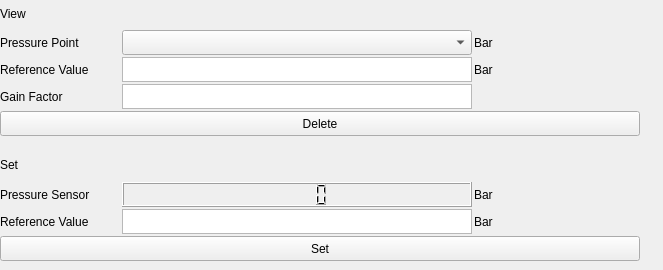
              <widget class="QWidget" name="pressCalPage">
               <widget class="QWidget" name="verticalLayoutWidget_9">
                <property name="geometry">
                 <rect>
                  <x>0</x>
                  <y>150</y>
                  <width>654</width>
                  <height>111</height>
                 </rect>
                </property>
                <layout class="QVBoxLayout" name="testFormVL_4">
                 <property name="spacing">
                  <number>2</number>
                 </property>
                 <item>
                  <widget class="QLabel" name="label_15">
                   <property name="text">
                    <string>Set</string>
                   </property>
                  </widget>
                 </item>
                 <item>
                  <layout class="QHBoxLayout" name="horizontalLayout_15">
                   <item>
                    <widget class="QLabel" name="label_20">
                     <property name="sizePolicy">
                      <sizepolicy hsizetype="Fixed" vsizetype="Fixed">
                       <horstretch>0</horstretch>
                       <verstretch>0</verstretch>
                      </sizepolicy>
                     </property>
                     <property name="minimumSize">
                      <size>
                       <width>120</width>
                       <height>25</height>
                      </size>
                     </property>
                     <property name="maximumSize">
                      <size>
                       <width>120</width>
                       <height>25</height>
                      </size>
                     </property>
                     <property name="text">
                      <string>Pressure Sensor</string>
                     </property>
                    </widget>
                   </item>
                   <item>
                    <widget class="QLCDNumber" name="lcd_cal_press_sensor">
                     <property name="sizePolicy">
                      <sizepolicy hsizetype="Fixed" vsizetype="Fixed">
                       <horstretch>0</horstretch>
                       <verstretch>0</verstretch>
                      </sizepolicy>
                     </property>
                     <property name="minimumSize">
                      <size>
                       <width>350</width>
                       <height>25</height>
                      </size>
                     </property>
                     <property name="maximumSize">
                      <size>
                       <width>350</width>
                       <height>25</height>
                      </size>
                     </property>
                    </widget>
                   </item>
                   <item>
                    <widget class="QLabel" name="label_21">
                     <property name="sizePolicy">
                      <sizepolicy hsizetype="Fixed" vsizetype="Fixed">
                       <horstretch>0</horstretch>
                       <verstretch>0</verstretch>
                      </sizepolicy>
                     </property>
                     <property name="minimumSize">
                      <size>
                       <width>120</width>
                       <height>25</height>
                      </size>
                     </property>
                     <property name="maximumSize">
                      <size>
                       <width>120</width>
                       <height>25</height>
                      </size>
                     </property>
                     <property name="text">
                      <string>Bar</string>
                     </property>
                    </widget>
                   </item>
                   <item>
                    <spacer name="horizontalSpacer_9">
                     <property name="orientation">
                      <enum>Qt::Horizontal</enum>
                     </property>
                     <property name="sizeHint" stdset="0">
                      <size>
                       <width>40</width>
                       <height>20</height>
                      </size>
                     </property>
                    </spacer>
                   </item>
                  </layout>
                 </item>
                 <item>
                  <layout class="QHBoxLayout" name="horizontalLayout_16">
                   <item>
                    <widget class="QLabel" name="label_22">
                     <property name="sizePolicy">
                      <sizepolicy hsizetype="Fixed" vsizetype="Fixed">
                       <horstretch>0</horstretch>
                       <verstretch>0</verstretch>
                      </sizepolicy>
                     </property>
                     <property name="minimumSize">
                      <size>
                       <width>120</width>
                       <height>25</height>
                      </size>
                     </property>
                     <property name="maximumSize">
                      <size>
                       <width>120</width>
                       <height>25</height>
                      </size>
                     </property>
                     <property name="text">
                      <string>Reference Value</string>
                     </property>
                    </widget>
                   </item>
                   <item>
                    <widget class="QTextEdit" name="input_cal_press_ref">
                     <property name="sizePolicy">
                      <sizepolicy hsizetype="Fixed" vsizetype="Fixed">
                       <horstretch>0</horstretch>
                       <verstretch>0</verstretch>
                      </sizepolicy>
                     </property>
                     <property name="minimumSize">
                      <size>
                       <width>350</width>
                       <height>25</height>
                      </size>
                     </property>
                     <property name="maximumSize">
                      <size>
                       <width>350</width>
                       <height>25</height>
                      </size>
                     </property>
                    </widget>
                   </item>
                   <item>
                    <widget class="QLabel" name="label_23">
                     <property name="sizePolicy">
                      <sizepolicy hsizetype="Fixed" vsizetype="Fixed">
                       <horstretch>0</horstretch>
                       <verstretch>0</verstretch>
                      </sizepolicy>
                     </property>
                     <property name="minimumSize">
                      <size>
                       <width>120</width>
                       <height>25</height>
                      </size>
                     </property>
                     <property name="maximumSize">
                      <size>
                       <width>120</width>
                       <height>25</height>
                      </size>
                     </property>
                     <property name="text">
                      <string>Bar</string>
                     </property>
                    </widget>
                   </item>
                   <item>
                    <spacer name="horizontalSpacer_15">
                     <property name="orientation">
                      <enum>Qt::Horizontal</enum>
                     </property>
                     <property name="sizeHint" stdset="0">
                      <size>
                       <width>40</width>
                       <height>20</height>
                      </size>
                     </property>
                    </spacer>
                   </item>
                  </layout>
                 </item>
                 <item>
                  <widget class="QPushButton" name="btn_cal_press_save">
                   <property name="sizePolicy">
                    <sizepolicy hsizetype="Fixed" vsizetype="Fixed">
                     <horstretch>0</horstretch>
                     <verstretch>0</verstretch>
                    </sizepolicy>
                   </property>
                   <property name="minimumSize">
                    <size>
                     <width>640</width>
                     <height>25</height>
                    </size>
                   </property>
                   <property name="maximumSize">
                    <size>
                     <width>25</width>
                     <height>16777215</height>
                    </size>
                   </property>
                   <property name="text">
                    <string>Set</string>
                   </property>
                  </widget>
                 </item>
                </layout>
               </widget>
               <widget class="QWidget" name="verticalLayoutWidget_10">
                <property name="geometry">
                 <rect>
                  <x>0</x>
                  <y>0</y>
                  <width>649</width>
                  <height>136</height>
                 </rect>
                </property>
                <layout class="QVBoxLayout" name="testFormVL_5">
                 <property name="spacing">
                  <number>2</number>
                 </property>
                 <item>
                  <widget class="QLabel" name="label_24">
                   <property name="text">
                    <string>View</string>
                   </property>
                  </widget>
                 </item>
                 <item>
                  <layout class="QHBoxLayout" name="horizontalLayout_12">
                   <item>
                    <widget class="QLabel" name="label_12">
                     <property name="sizePolicy">
                      <sizepolicy hsizetype="Fixed" vsizetype="Fixed">
                       <horstretch>0</horstretch>
                       <verstretch>0</verstretch>
                      </sizepolicy>
                     </property>
                     <property name="minimumSize">
                      <size>
                       <width>120</width>
                       <height>25</height>
                      </size>
                     </property>
                     <property name="maximumSize">
                      <size>
                       <width>120</width>
                       <height>25</height>
                      </size>
                     </property>
                     <property name="text">
                      <string>Pressure Point</string>
                     </property>
                    </widget>
                   </item>
                   <item>
                    <widget class="QComboBox" name="cmb_cal_press_history">
                     <property name="sizePolicy">
                      <sizepolicy hsizetype="Fixed" vsizetype="Fixed">
                       <horstretch>0</horstretch>
                       <verstretch>0</verstretch>
                      </sizepolicy>
                     </property>
                     <property name="minimumSize">
                      <size>
                       <width>350</width>
                       <height>25</height>
                      </size>
                     </property>
                     <property name="maximumSize">
                      <size>
                       <width>500</width>
                       <height>30</height>
                      </size>
                     </property>
                     <property name="font">
                      <font>
                       <pointsize>9</pointsize>
                      </font>
                     </property>
                     <property name="maxVisibleItems">
                      <number>5</number>
                     </property>
                     <property name="maxCount">
                      <number>10</number>
                     </property>
                    </widget>
                   </item>
                   <item>
                    <widget class="QLabel" name="label_25">
                     <property name="sizePolicy">
                      <sizepolicy hsizetype="Fixed" vsizetype="Fixed">
                       <horstretch>0</horstretch>
                       <verstretch>0</verstretch>
                      </sizepolicy>
                     </property>
                     <property name="minimumSize">
                      <size>
                       <width>120</width>
                       <height>25</height>
                      </size>
                     </property>
                     <property name="maximumSize">
                      <size>
                       <width>120</width>
                       <height>25</height>
                      </size>
                     </property>
                     <property name="text">
                      <string>Bar</string>
                     </property>
                    </widget>
                   </item>
                   <item>
                    <spacer name="horizontalSpacer_11">
                     <property name="orientation">
                      <enum>Qt::Horizontal</enum>
                     </property>
                     <property name="sizeHint" stdset="0">
                      <size>
                       <width>40</width>
                       <height>20</height>
                      </size>
                     </property>
                    </spacer>
                   </item>
                  </layout>
                 </item>
                 <item>
                  <layout class="QHBoxLayout" name="horizontalLayout_17">
                   <item>
                    <widget class="QLabel" name="label_26">
                     <property name="sizePolicy">
                      <sizepolicy hsizetype="Fixed" vsizetype="Fixed">
                       <horstretch>0</horstretch>
                       <verstretch>0</verstretch>
                      </sizepolicy>
                     </property>
                     <property name="minimumSize">
                      <size>
                       <width>120</width>
                       <height>25</height>
                      </size>
                     </property>
                     <property name="maximumSize">
                      <size>
                       <width>120</width>
                       <height>25</height>
                      </size>
                     </property>
                     <property name="text">
                      <string>Reference Value</string>
                     </property>
                    </widget>
                   </item>
                   <item>
                    <widget class="QTextEdit" name="testInitDutCount_3">
                     <property name="sizePolicy">
                      <sizepolicy hsizetype="Fixed" vsizetype="Fixed">
                       <horstretch>0</horstretch>
                       <verstretch>0</verstretch>
                      </sizepolicy>
                     </property>
                     <property name="minimumSize">
                      <size>
                       <width>350</width>
                       <height>25</height>
                      </size>
                     </property>
                     <property name="maximumSize">
                      <size>
                       <width>350</width>
                       <height>25</height>
                      </size>
                     </property>
                    </widget>
                   </item>
                   <item>
                    <widget class="QLabel" name="label_27">
                     <property name="sizePolicy">
                      <sizepolicy hsizetype="Fixed" vsizetype="Fixed">
                       <horstretch>0</horstretch>
                       <verstretch>0</verstretch>
                      </sizepolicy>
                     </property>
                     <property name="minimumSize">
                      <size>
                       <width>120</width>
                       <height>25</height>
                      </size>
                     </property>
                     <property name="maximumSize">
                      <size>
                       <width>120</width>
                       <height>25</height>
                      </size>
                     </property>
                     <property name="text">
                      <string>Bar</string>
                     </property>
                    </widget>
                   </item>
                   <item>
                    <spacer name="horizontalSpacer_12">
                     <property name="orientation">
                      <enum>Qt::Horizontal</enum>
                     </property>
                     <property name="sizeHint" stdset="0">
                      <size>
                       <width>40</width>
                       <height>20</height>
                      </size>
                     </property>
                    </spacer>
                   </item>
                  </layout>
                 </item>
                 <item>
                  <layout class="QHBoxLayout" name="horizontalLayout_18">
                   <item>
                    <widget class="QLabel" name="label_28">
                     <property name="sizePolicy">
                      <sizepolicy hsizetype="Fixed" vsizetype="Fixed">
                       <horstretch>0</horstretch>
                       <verstretch>0</verstretch>
                      </sizepolicy>
                     </property>
                     <property name="minimumSize">
                      <size>
                       <width>120</width>
                       <height>25</height>
                      </size>
                     </property>
                     <property name="maximumSize">
                      <size>
                       <width>120</width>
                       <height>25</height>
                      </size>
                     </property>
                     <property name="text">
                      <string>Gain Factor</string>
                     </property>
                    </widget>
                   </item>
                   <item>
                    <widget class="QTextEdit" name="display_cal_press_gain">
                     <property name="sizePolicy">
                      <sizepolicy hsizetype="Fixed" vsizetype="Fixed">
                       <horstretch>0</horstretch>
                       <verstretch>0</verstretch>
                      </sizepolicy>
                     </property>
                     <property name="minimumSize">
                      <size>
                       <width>350</width>
                       <height>25</height>
                      </size>
                     </property>
                     <property name="maximumSize">
                      <size>
                       <width>350</width>
                       <height>25</height>
                      </size>
                     </property>
                    </widget>
                   </item>
                   <item>
                    <spacer name="horizontalSpacer_14">
                     <property name="orientation">
                      <enum>Qt::Horizontal</enum>
                     </property>
                     <property name="sizeHint" stdset="0">
                      <size>
                       <width>40</width>
                       <height>20</height>
                      </size>
                     </property>
                    </spacer>
                   </item>
                  </layout>
                 </item>
                 <item>
                  <widget class="QPushButton" name="btn_cal_press_delete">
                   <property name="sizePolicy">
                    <sizepolicy hsizetype="Fixed" vsizetype="Fixed">
                     <horstretch>0</horstretch>
                     <verstretch>0</verstretch>
                    </sizepolicy>
                   </property>
                   <property name="minimumSize">
                    <size>
                     <width>640</width>
                     <height>25</height>
                    </size>
                   </property>
                   <property name="maximumSize">
                    <size>
                     <width>25</width>
                     <height>16777215</height>
                    </size>
                   </property>
                   <property name="text">
                    <string>Delete</string>
                   </property>
                  </widget>
                 </item>
                </layout>
               </widget>
              </widget>
